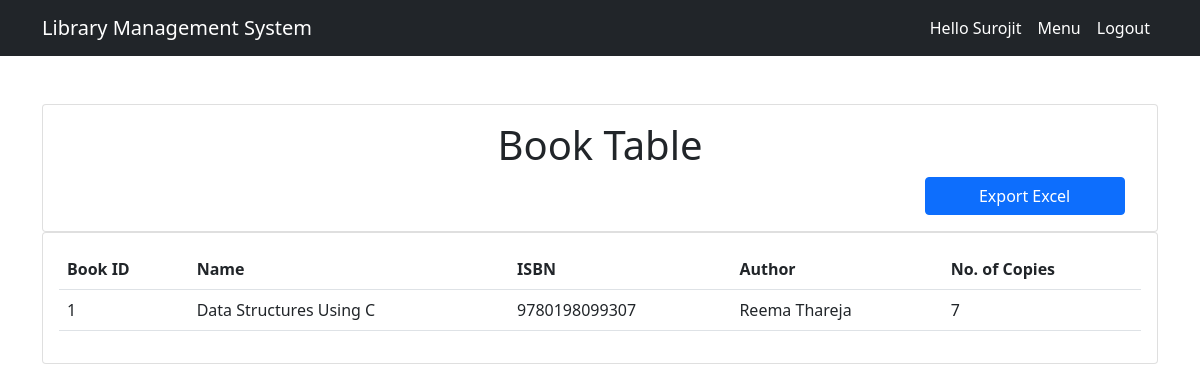
The page /registration/booktable (signed in) on the database as committed earlier.
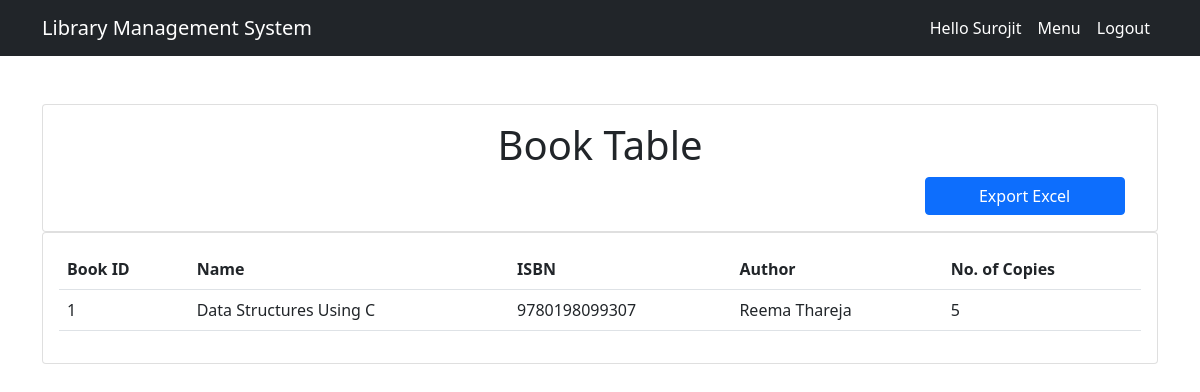
The same page on the database as committed later.
### registration/models.py (models this page shows, shortened)
class AddBook(models.Model):
    bid=models.IntegerField()
    bname=models.CharField(max_length=50)
    isbn=models.CharField(max_length=20)
    author=models.CharField(max_length=50)
    bcount=models.IntegerField()

### registration/views.py (the view)
# urls.py: path('booktable', views.bookTable, name='booktable'),
@login_required
def bookTable(request):
    books=AddBook.objects.all()
    return render(request, 'registration/booktable.html', {'books': books})

### registration/templates/registration/booktable.html (shortened to what this page needs)
{%  extends 'base.html' %}
{% block content %}
<div class="row">
    <div class="col-md">
        <br><br>
        <div class="card card-body">
            <h1 style="text-align: center;">Book Table</h1>
            <a href="{% url 'exportexcelbook' %}" class="btn btn-primary">Export Excel</a>
        </div>
        <div class="card card-body">
            <table class="table">
                <tr>
                    <th>Book ID</th>
                    <th>Name</th>
                    <th>ISBN</th>
                    <th>Author</th>
                    <th>No. of Copies</th>
                </tr>
                {% for i in books %}
                <tr>
                    <td>{{i.bid}}</td>
                    <td>{{i.bname}}</td>
                    <td>{{i.isbn}}</td>
                    <td>{{i.author}}</td>
                    <td>{{i.bcount}}</td>
                </tr>
                {% endfor %}
            </table>
        </div>
    </div>
</div>
{% endblock %}

Rows that differ between the two databases and show on the page:
changed AddBook "Data Structures Using C": bcount "7" → "5"
